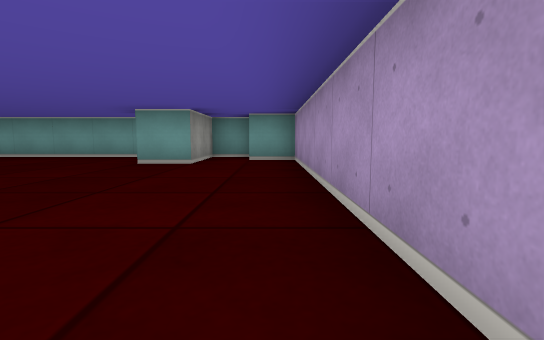
view 1 (above)

24 first-person views from a walk through a cub3D ray-caster map. The camera is about half as high as the walls, tilts 6° down and sees 85° across. The floor is counted in squares. Each view is taken from the middle of a square. On the plan, view 1 faces up. The plan holds only what a view shows up to about 9 squares ahead; the rest is blank.

view 2
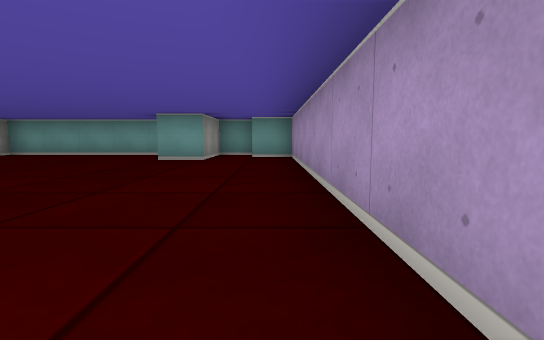

view 3
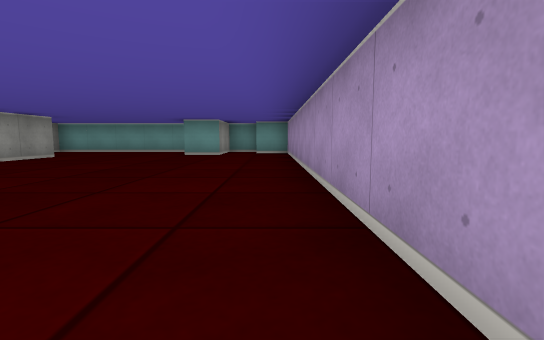

view 4
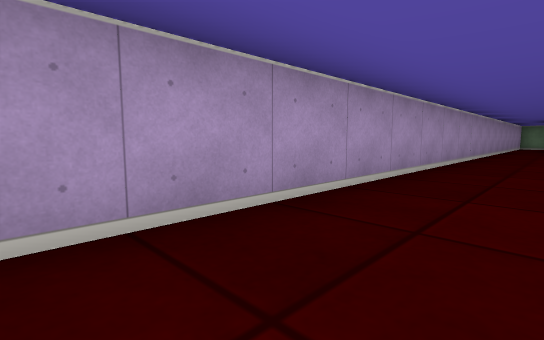

view 5
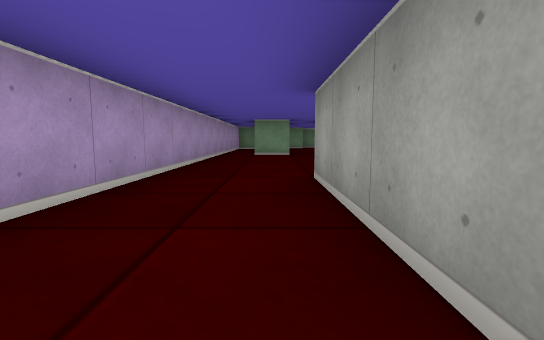

view 6
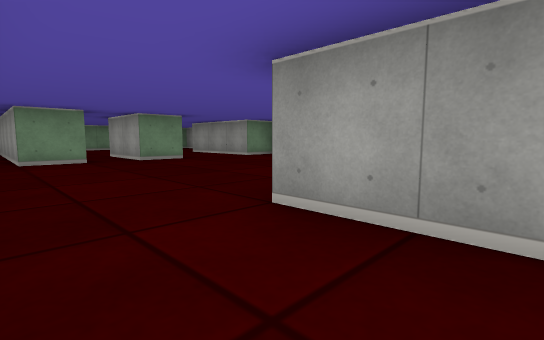

view 7
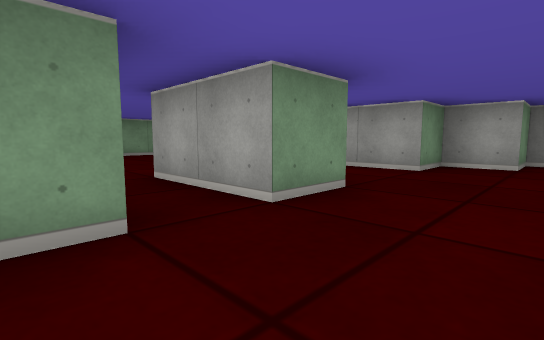

view 8
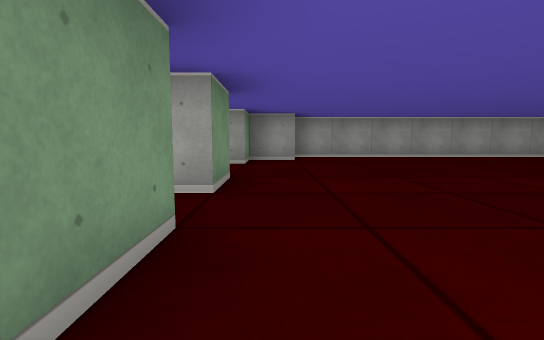

view 9
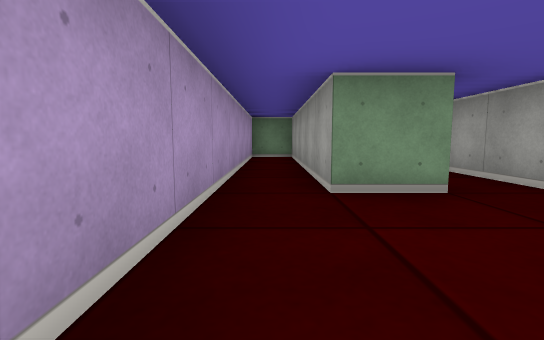

view 10
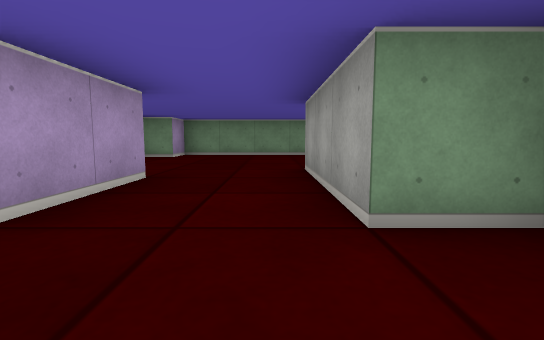

view 11
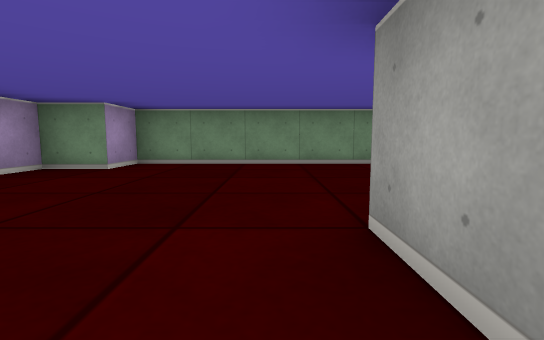

view 12
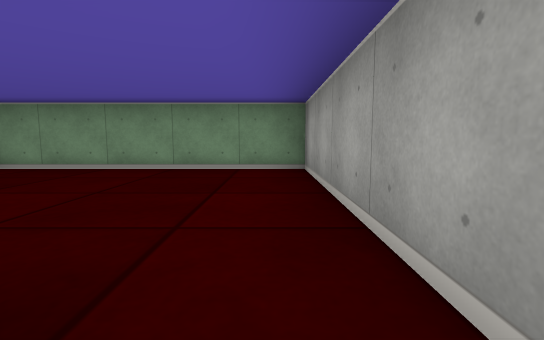

view 13
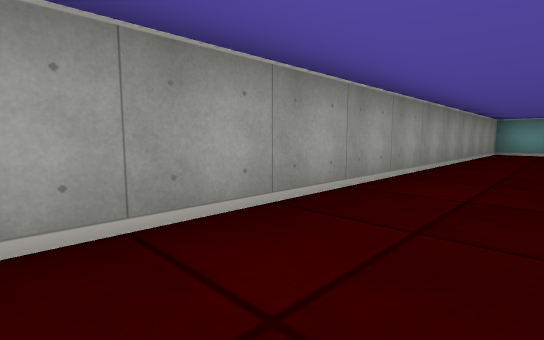

view 14
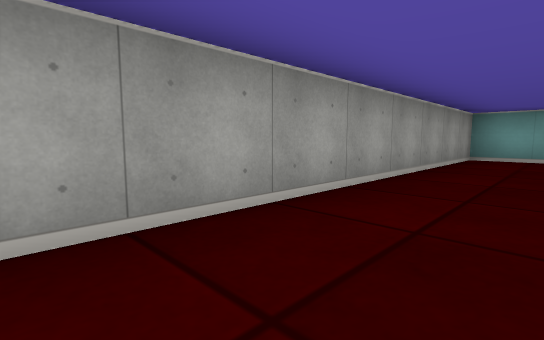

view 15
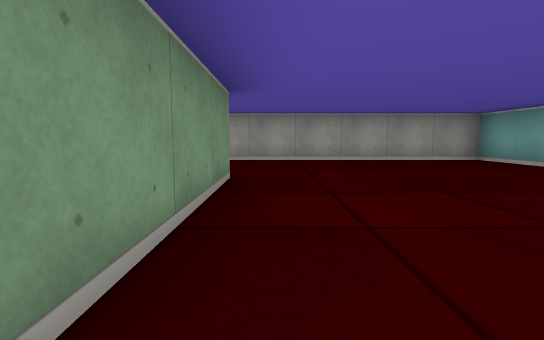

view 16
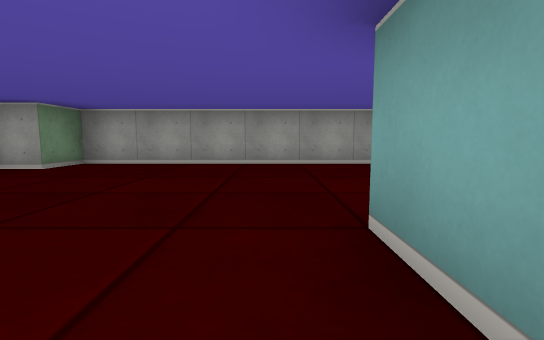

view 17
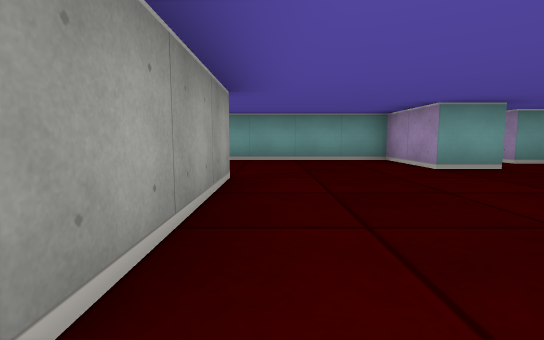

view 18
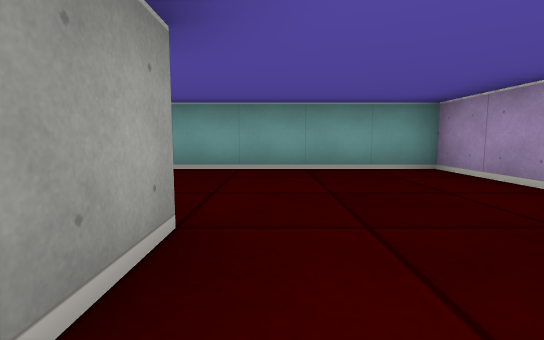

view 19
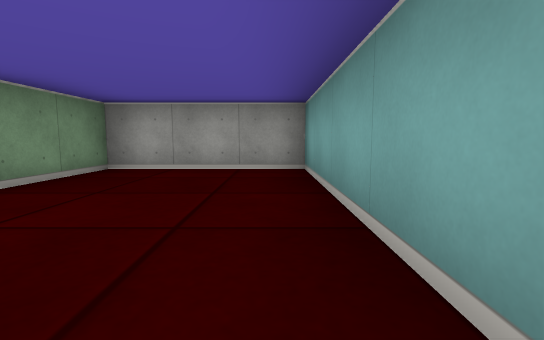

view 20
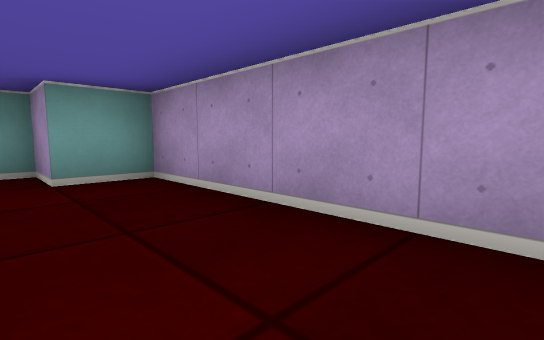

view 21
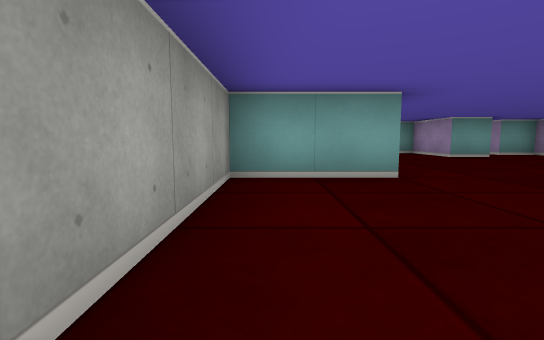

view 22
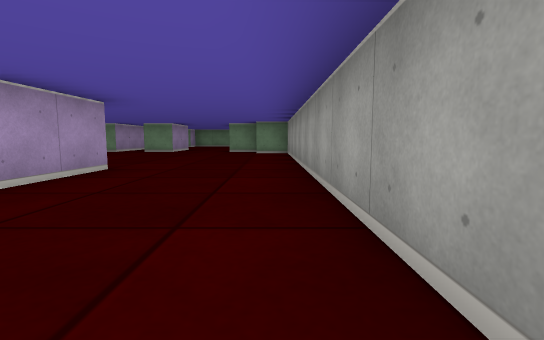

view 23
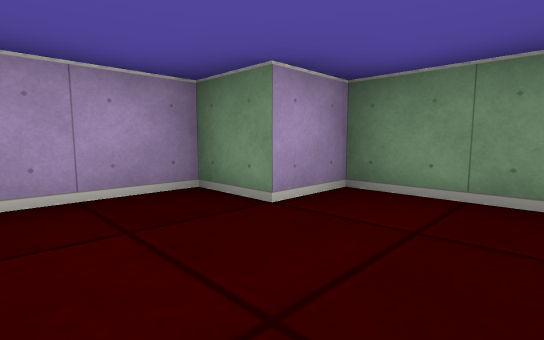

view 24
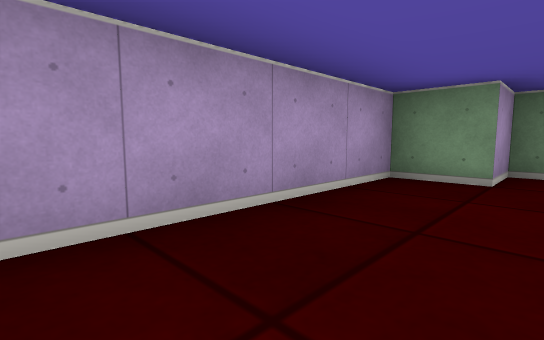

### Floor plan
Points are (right, up) in squares from view 1. A wall is a line through its corners. A room is listed if a view was taken in it or the views show most of it. See-through windows are left out.
Room 1 (views 1, 2, 3, 4, 5, 6, 7, 8, 9, 10, 11, 13, 14, 15, 16, 17, 18, 19, 20, 21, 22)
walls: (-4.5, -5.5) (-4.5, -3.5) (-1.5, -3.5) (-1.5, -6.5); (-2.5, -6.5) (-3.5, -6.5); (-1.6, -11.5) (-0.5, -11.5) (-0.5, -16.5) (0.5, -16.5) (0.5, 6.5) (-0.5, 6.5) (-0.5, 7.5) (-1.5, 7.5) (-1.5, 5.5) (-2.5, 5.5) (-2.5, 7.5) (-7.5, 7.5) (-7.5, 4.5) (-5.5, 4.5) (-5.5, 1.5) (-7.5, 1.5) (-7.5, -10.5) (-6.5, -10.5) (-6.5, -11.5) (-5.5, -11.5) (-5.5, -13.5); (-3.5, -13.5) (-3.5, -11.5) (-2.5, -11.5) (-2.5, -13.5)
ways out: opening at (-4.5, -12.5) to room 2; opening at (-2, -12.5) to room 2
Room 2 (views 12, 23, 24)
walls: (-5.5, -13.5) (-5.5, -14.5); (-7.5, -14.5) (-7.5, -18.5) (-2.5, -18.5) (-2.5, -17.5) (-1.5, -17.5) (-1.5, -14)
ways out: opening at (-4.5, -12.5) to room 1; opening at (-2, -12.5) to room 1

Where each view was taken, in squares from view 1:
view 1: 0 up, 0 right, facing up
view 2: 1 down, 0 right, facing up
view 3: 3 down, 0 right, facing up
view 4: 0 up, 1 left, facing down-right
view 5: 3 down, 1 left, facing down
view 6: 5 down, 0 right, facing down-left
view 7: 10 down, 1 left, facing down-left
view 8: 11 down, 0 right, facing left
view 9: 9 down, 0 right, facing down
view 10: 10 down, 5 left, facing down
view 11: 13 down, 5 left, facing down
view 12: 14 down, 7 left, facing down
view 13: 9 down, 6 left, facing up-left
view 14: 6 down, 6 left, facing up-left
view 15: 3 down, 1 left, facing left
view 16: 7 down, 2 left, facing left
view 17: 1 up, 5 left, facing up
view 18: 3 up, 5 left, facing up
view 19: 7 up, 3 left, facing left
view 20: 3 up, 1 left, facing up-right
view 21: 2 down, 7 left, facing up
view 22: 1 down, 7 left, facing down
view 23: 16 down, 4 left, facing down-right
view 24: 14 down, 3 left, facing down-right
